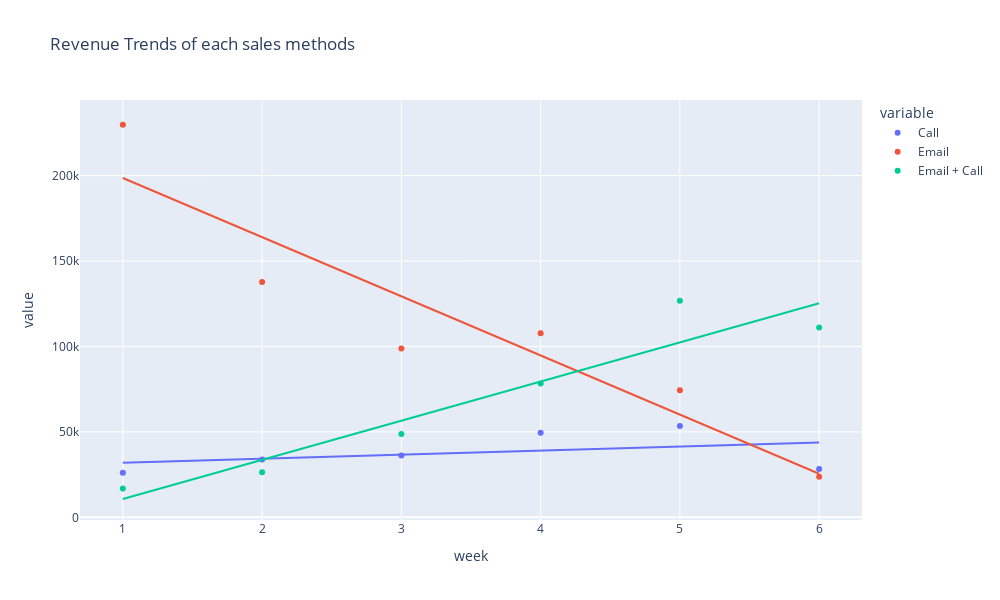

Notebook source saved alongside this figure:
### Code cell
import plotly.express as px
# sns.set_theme()
px.scatter(aggregation_pivot
                      , x = 'week'
                      , y = ['Call', 'Email', 'Email + Call']
                      , trendline = 'ols'
                      , width = 1000
                      , height = 600
                      , title = 'Revenue Trends of each sales methods'
)

plt.show()

### Figure 1 — Plotly figure (JSON) as saved in the notebook; plotly's stock layout.template omitted (floating-point values rounded to 4 significant figures)
{"data": [{"hovertemplate": "variable=Call<br>week=%{x}<br>value=%{y}<extra></extra>", "legendgroup": "Call", "marker": {"color": "#636efa", "symbol": "circle"}, "mode": "markers", "name": "Call", "orientation": "v", "showlegend": true, "type": "scatter", "x": [1, 2, 3, 4, 5, 6], "xaxis": "x", "y": [26160.0, 33790.0, 36250.0, 49540.0, 53520.0, 28250.0], "yaxis": "y"}, {"hovertemplate": "<b>OLS trendline</b><br>value = 2369.81 * week + 29624.5<br>R<sup>2</sup>=0.155996<br><br>variable=Call<br>week=%{x}<br>value=%{y} <b>(trend)</b><extra></extra>", "legendgroup": "Call", "marker": {"color": "#636efa", "symbol": "circle"}, "mode": "lines", "name": "Call", "showlegend": false, "type": "scatter", "x": [1, 2, 3, 4, 5, 6], "xaxis": "x", "y": [31990.0, 34360.0, 36730.0, 39100.0, 41470.0, 43840.0], "yaxis": "y"}, {"hovertemplate": "variable=Email<br>week=%{x}<br>value=%{y}<extra></extra>", "legendgroup": "Email", "marker": {"color": "#EF553B", "symbol": "circle"}, "mode": "markers", "name": "Email", "orientation": "v", "showlegend": true, "type": "scatter", "x": [1, 2, 3, 4, 5, 6], "xaxis": "x", "y": [229800.0, 137800.0, 98790.0, 107800.0, 74370.0, 23710.0], "yaxis": "y"}, {"hovertemplate": "<b>OLS trendline</b><br>value = -34616 * week + 233193<br>R<sup>2</sup>=0.876011<br><br>variable=Email<br>week=%{x}<br>value=%{y} <b>(trend)</b><extra></extra>", "legendgroup": "Email", "marker": {"color": "#EF553B", "symbol": "circle"}, "mode": "lines", "name": "Email", "showlegend": false, "type": "scatter", "x": [1, 2, 3, 4, 5, 6], "xaxis": "x", "y": [198600.0, 164000.0, 129300.0, 94730.0, 60110.0, 25500.0], "yaxis": "y"}, {"hovertemplate": "variable=Email + Call<br>week=%{x}<br>value=%{y}<extra></extra>", "legendgroup": "Email + Call", "marker": {"color": "#00cc96", "symbol": "circle"}, "mode": "markers", "name": "Email + Call", "orientation": "v", "showlegend": true, "type": "scatter", "x": [1, 2, 3, 4, 5, 6], "xaxis": "x", "y": [16890.0, 26380.0, 48740.0, 78300.0, 126800.0, 111200.0], "yaxis": "y"}, {"hovertemplate": "<b>OLS trendline</b><br>value = 22919.8 * week + -12176.5<br>R<sup>2</sup>=0.906346<br><br>variable=Email + Call<br>week=%{x}<br>value=%{y} <b>(trend)</b><extra></extra>", "legendgroup": "Email + Call", "marker": {"color": "#00cc96", "symbol": "circle"}, "mode": "lines", "name": "Email + Call", "showlegend": false, "type": "scatter", "x": [1, 2, 3, 4, 5, 6], "xaxis": "x", "y": [10740.0, 33660.0, 56580.0, 79500.0, 102400.0, 125300.0], "yaxis": "y"}], "layout": {"height": 600, "legend": {"title": {"text": "variable"}, "tracegroupgap": 0}, "title": {"text": "Revenue Trends of each sales methods"}, "width": 1000, "xaxis": {"anchor": "y", "domain": [0, 1], "title": {"text": "week"}}, "yaxis": {"anchor": "x", "domain": [0, 1], "title": {"text": "value"}}}}
